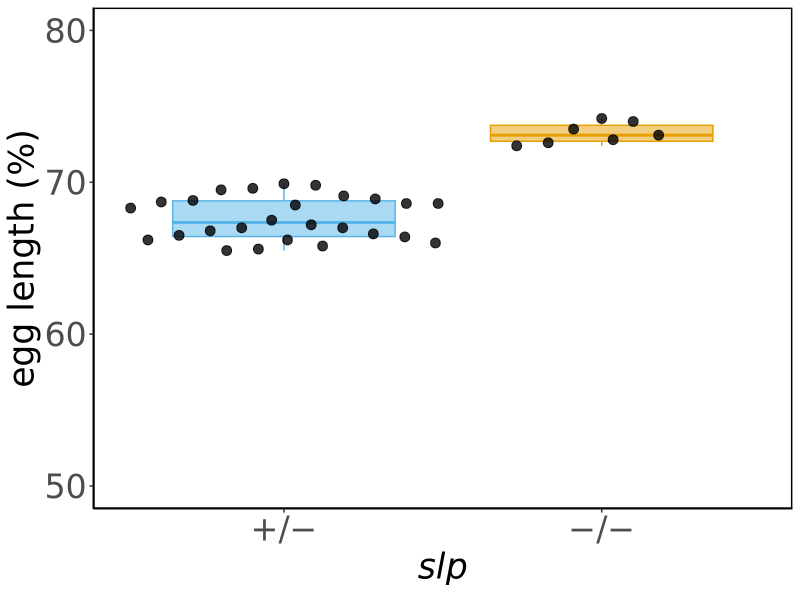
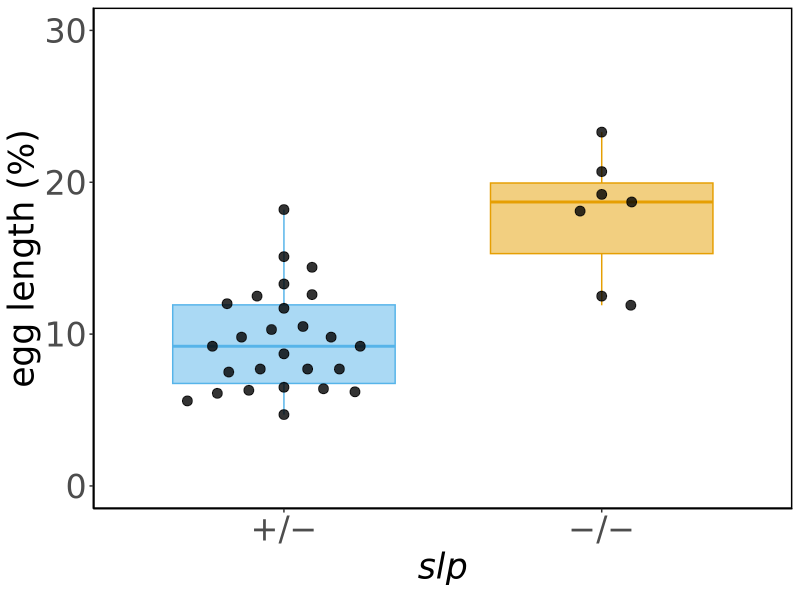
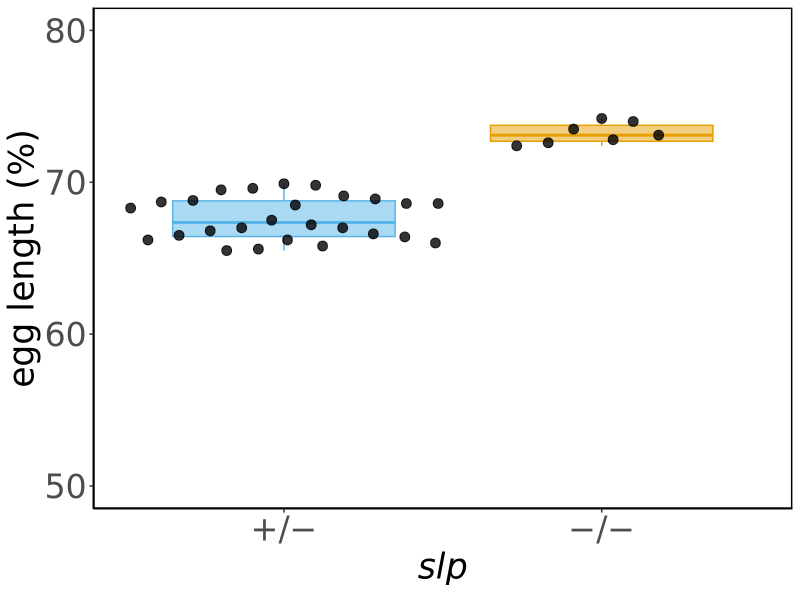
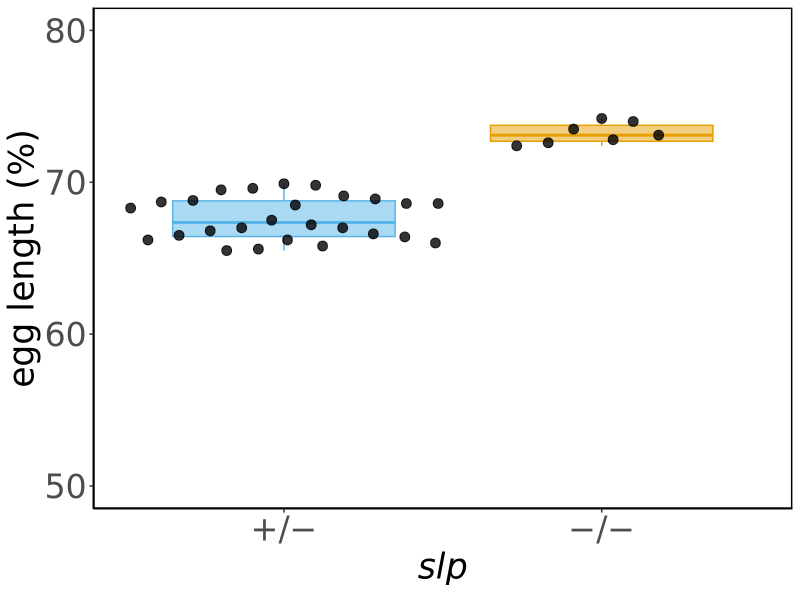
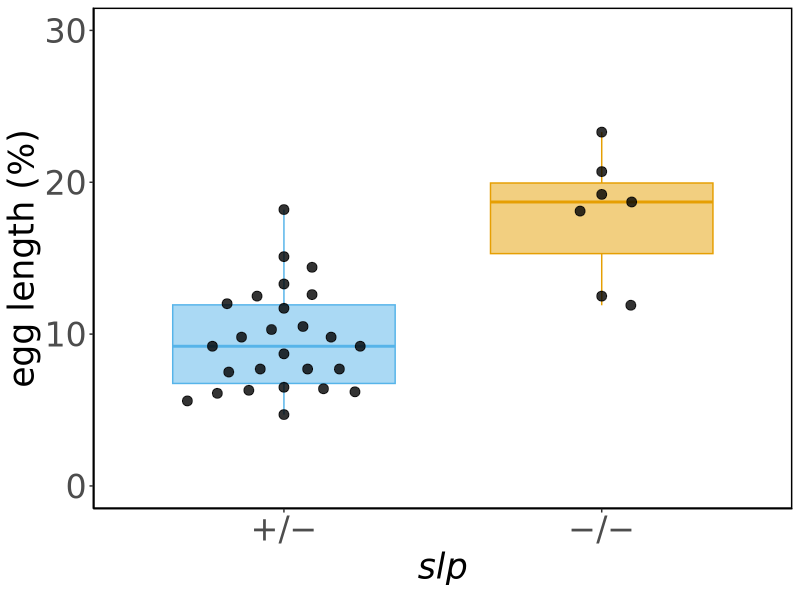
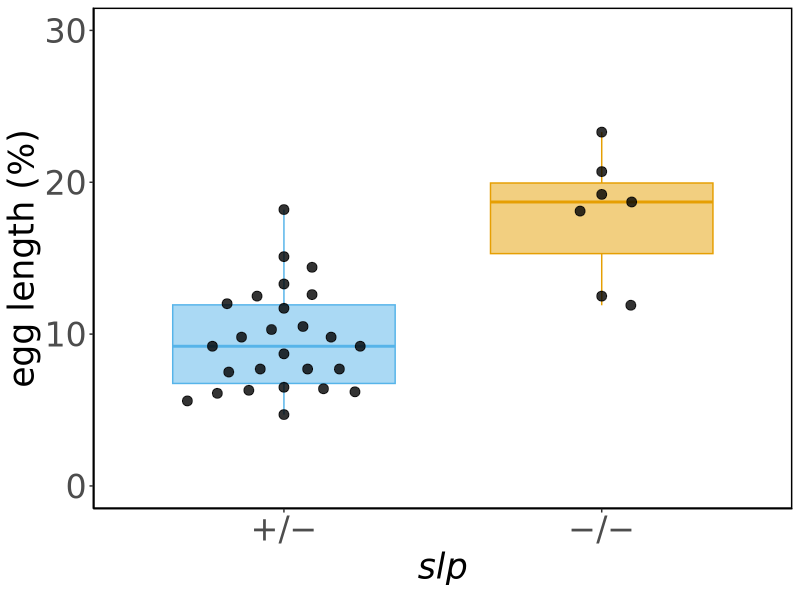

R code for these plots, in order: (Note: this script raises an error after producing the figures.)
## ---- chunk 1
knitr::opts_chunk$set(echo = TRUE, tidy = TRUE, cache = FALSE)
knitr::opts_knit$set(root.dir = "~/Dropbox/Projects/Cephalic_furrow/7-Manuscript/1-analyses/slp-mutants")
library(ggplot2)
library(ggbeeswarm)
## ---- chunk 2
slp_lengths <- read.csv("slp_lengths.csv")
## ---- chunk 3

# Automatically aggregate data by columns
stats_lengths <- aggregate(cbind(position_cf, position_gb) ~ zygosity, slp_lengths, function(x)
  c(
    count = length(x),
    mean = mean(x),
    sd = sd(x)
  ))

# Makes column names nicer
stats_lengths <- do.call(data.frame, stats_lengths)

# Order rows by something meaningful (and re-index)
stats_lengths$zygosity <- factor(stats_lengths$zygosity, levels = c("heterozygote", "homozygote"))
stats_lengths <- stats_lengths[order(stats_lengths$zygosity),]
rownames(stats_lengths) <- 1:nrow(stats_lengths)

# Print and save data frame
stats_lengths
write.csv(stats_lengths, file = "stats_lengths.csv", row.names = FALSE)

## ---- chunk 4
ggplot(slp_lengths, aes(zygosity, position_cf, fill = zygosity)) +
  geom_boxplot(aes(color = zygosity), show.legend = FALSE, alpha = 0.5, outlier.shape = NA, width = 0.7, position = position_dodge(width = 1.0)) +
  geom_point(alpha = 0.8, size = 3, show.legend = FALSE, position = position_beeswarm(priority = "descending", dodge.width = 1.0, cex = 5)) +
  scale_y_continuous(limits = c(50,80)) +
  scale_x_discrete(labels = c("+/−", "−/−")) +
  scale_fill_manual(values=c("#56b4e9", "#e69f03")) +
  scale_color_manual(values=c("#56b4e9", "#e69f03")) +
  labs(x = expression(italic("slp")), y = "egg length (%)") +
  theme_classic(base_family = "DejaVu Sans") +
  theme(text = element_text(size = 30),
        title = element_text(size = 25),
        legend.text = element_text(size = 25),
        strip.background = element_blank(),
        panel.background = element_rect(colour = "black", linewidth = 1)
        )
ggsave("2-plots/cf_pct_position.png", width = 4, height = 4)
ggsave("2-plots/cf_pct_position.svg", width = 4, height = 4)
## ---- chunk 5
#TODO: Plot time after gastrulation instead of GB position

ggplot(slp_lengths, aes(zygosity, position_gb, fill = zygosity)) +
  geom_boxplot(aes(color = zygosity), show.legend = FALSE, alpha = 0.5, outlier.shape = NA, width = 0.7, position = position_dodge(width = 1.0)) +
  geom_point(alpha = 0.8, size = 3, show.legend = FALSE, position = position_beeswarm(priority = "descending", dodge.width = 1.0, cex = 5)) +
  scale_y_continuous(limits = c(0,30)) +
  scale_x_discrete(labels = c("+/−", "−/−")) +
  scale_fill_manual(values=c("#56b4e9", "#e69f03")) +
  scale_color_manual(values=c("#56b4e9", "#e69f03")) +
  labs(x = expression(italic("slp")), y = "egg length (%)") +
  theme_classic(base_family = "DejaVu Sans") +
  theme(text = element_text(size = 30),
        title = element_text(size = 25),
        legend.text = element_text(size = 25),
        strip.background = element_blank(),
        panel.background = element_rect(colour = "black", linewidth = 1)
        )
ggsave("2-plots/gb_pct_position.png", width = 4, height = 4)
ggsave("2-plots/gb_pct_position.svg", width = 4, height = 4)
## ---- chunk 6
tests_lengths <- data.frame()

for (position in c("position_cf", "position_gb")) {
  
  het <- slp_lengths[slp_lengths$zygosity == "heterozygote", position]
  hom <- slp_lengths[slp_lengths$zygosity == "homozygote", position]
  
  # Heterozygotes vs homozygotes
  contrast <- "het vs hom"
  test <- wilcox.test(het, hom, paired = FALSE)
  pvalue <- test$p.value
  statistic <- test$statistic
  delta <- mean(het) - mean(hom)
  
  test_row <- c(
    contrast = contrast,
    value = position,
    delta = sprintf("%.1f", delta),
    significant = pvalue < 0.05,
    pvalue = sprintf("%.9f", pvalue),
    statistic = sprintf("%s=%s", names(statistic), statistic),
    paired = FALSE
  )
  
  tests_lengths <- rbind(tests_lengths, as.data.frame(t(test_row)))

}

tests_lengths
write.csv(tests_lengths, file = "tests_lengths.csv", row.names = FALSE)
## ---- chunk 7
# Load row counts
slp_rows <- read.csv("slp_rows.csv")

# Transform data frame to order the stock for plotting
slp_rows$zygosity <- factor(slp_rows$zygosity, levels = c("wildtype", "heterozygote", "homozygote"))
slp_rows <- slp_rows[order(slp_rows$zygosity),]
rownames(slp_rows) <- 1:nrow(slp_rows)
## ---- chunk 8

# Automatically aggregate data by columns
stats_rows <- aggregate(count ~ zygosity, slp_rows, function(x)
  c(
    count = length(x),
    mean = mean(x),
    sd = sd(x)
  ))

# Makes column names nicer
stats_rows <- do.call(data.frame, stats_rows)

# Order rows by something meaningful (and re-index)
stats_rows$zygosity <- factor(stats_rows$zygosity, levels = c("wildtype", "heterozygote", "homozygote"))
stats_rows <- stats_rows[order(stats_rows$zygosity),]
rownames(stats_rows) <- 1:nrow(stats_rows)

# Print and save data frame
stats_rows
write.csv(stats_rows, file = "stats_rows.csv", row.names = FALSE)

## ---- chunk 9

# Plot
ggplot(slp_rows, aes(zygosity, count, fill = zygosity)) +
  geom_boxplot(aes(color = zygosity), show.legend = FALSE, alpha = 0.5, outlier.shape = NA, width = 0.7, position = position_dodge(width = 1.0)) +
  geom_point(alpha = 0.8, size = 3, show.legend = FALSE, position = position_beeswarm(priority = "descending", dodge.width = 1.0, cex = 2.5)) +
  scale_y_continuous(limits = c(2,10)) +
  scale_x_discrete(labels = c("+/+", "+/−", "−/−")) +
  scale_fill_manual(values=c("#cc79a7",  "#56b4e9", "#e69f03")) +
  scale_color_manual(values=c("#cc79a7",  "#56b4e9", "#e69f03")) +
  labs(x = expression(italic("slp")), y = "row count") +
  theme_classic(base_family = "DejaVu Sans") +
  theme(text = element_text(size = 30),
        title = element_text(size = 25),
        legend.text = element_text(size = 25),
        strip.background = element_blank(),
        panel.background = element_rect(colour = "black", linewidth = 1)
        )
ggsave("2-plots/rows_between_eve1_eve2.png", width = 4, height = 4)
ggsave("2-plots/rows_between_eve1_eve2.svg", width = 4, height = 4)
## ---- chunk 10
tests_rows <- data.frame()

wt <- slp_rows[slp_rows$zygosity == "wildtype", "count"]
het <- slp_rows[slp_rows$zygosity == "heterozygote", "count"]
hom <- slp_rows[slp_rows$zygosity == "homozygote", "count"]

# Wildtype vs Heterozygotes
contrast <- "wt vs het"
test <- wilcox.test(wt, het, paired = FALSE)
pvalue <- test$p.value
statistic <- test$statistic
delta <- mean(wt) - mean(het)

test_row <- c(
  contrast = contrast,
  value = "count",
  delta = sprintf("%.1f", delta),
  significant = pvalue < 0.05,
  pvalue = sprintf("%.9f", pvalue),
  statistic = sprintf("%s=%s", names(statistic), statistic),
  paired = FALSE
)

tests_rows <- rbind(tests_rows, as.data.frame(t(test_row)))

# Wildtype vs Homozygotes
contrast <- "wt vs hom"
test <- wilcox.test(wt, hom, paired = FALSE)
pvalue <- test$p.value
statistic <- test$statistic
delta <- mean(wt) - mean(hom)

test_row <- c(
  contrast = contrast,
  value = "count",
  delta = sprintf("%.1f", delta),
  significant = pvalue < 0.05,
  pvalue = sprintf("%.9f", pvalue),
  statistic = sprintf("%s=%s", names(statistic), statistic),
  paired = FALSE
)

tests_rows <- rbind(tests_rows, as.data.frame(t(test_row)))

# Heterozygotes vs Homozygotes
contrast <- "het vs hom"
test <- wilcox.test(het, hom, paired = FALSE)
pvalue <- test$p.value
statistic <- test$statistic
delta <- mean(het) - mean(hom)

test_row <- c(
  contrast = contrast,
  value = "count",
  delta = sprintf("%.1f", delta),
  significant = pvalue < 0.05,
  pvalue = sprintf("%.9f", pvalue),
  statistic = sprintf("%s=%s", names(statistic), statistic),
  paired = FALSE
)

tests_rows <- rbind(tests_rows, as.data.frame(t(test_row)))

tests_rows
write.csv(tests_rows, file = "tests_rows.csv", row.names = FALSE)
